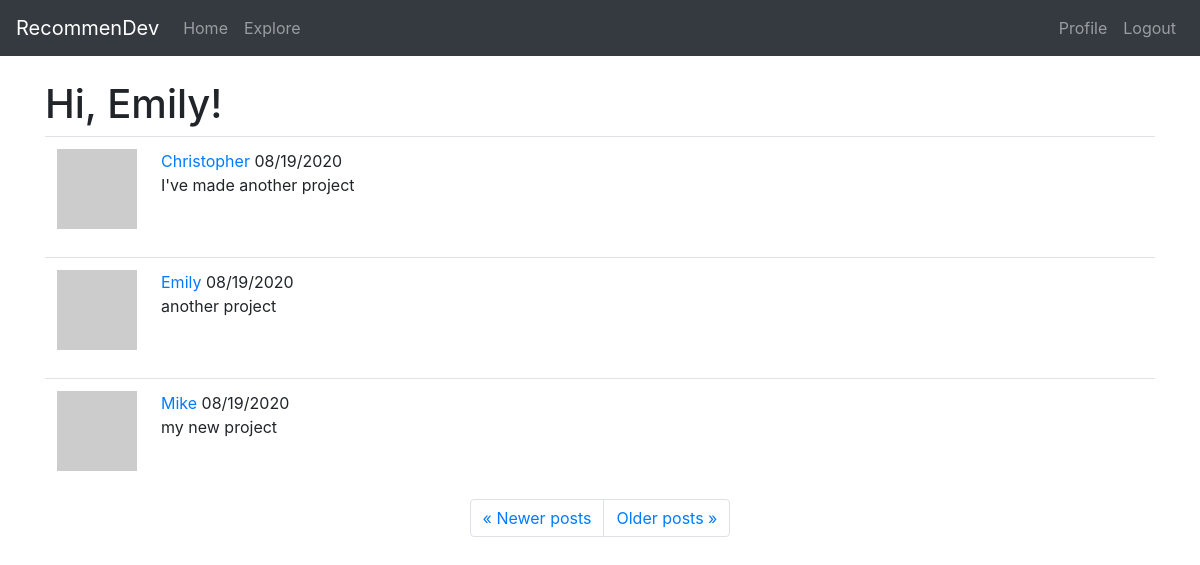
The app's page /explore?page=2 (signed in) with its own data.
### app/models.py (models this page shows, shortened)
class User(UserMixin, db.Model):
    id = db.Column(db.Integer, primary_key=True)
    username = db.Column(db.String(30), index=True, unique=True)
    email = db.Column(db.String(50), index=True, unique=True)
    password_hash = db.Column(db.String(128))
    projects = db.relationship('Project', backref='owner', lazy='dynamic')
    about_me = db.Column(db.String(140))
    last_seen = db.Column(db.DateTime, default=datetime.utcnow)
    followed = db.relationship(
        'User', secondary=followers,
        primaryjoin=(followers.c.follower_id == id),
        secondaryjoin=(followers.c.followed_id == id),
        backref=db.backref('followers', lazy='dynamic'), lazy='dynamic')
    def avatar(self, size):
        digest = md5(self.email.lower().encode('utf-8')).hexdigest()
        return 'https://www.gravatar.com/avatar/{}?d=retro&s={}'.format(digest, size)

class Project(db.Model):
    id = db.Column(db.Integer, primary_key=True)
    user_id = db.Column(db.Integer, db.ForeignKey('user.id'))
    title = db.Column(db.String(60))
    description = db.Column(db.String(150))
    timestamp = db.Column(db.DateTime, index=True, default=datetime.utcnow)
    language = db.Column(db.String(15))
    git_url = db.Column(db.String(50))

### app/routes.py (the view)
@app.route('/explore')
@login_required
def explore():
    page = request.args.get('page', 1, type=int)
    projects = Project.query.order_by(Project.timestamp.desc()).paginate(page, app.config['POSTS_PER_PAGE'], False)
    next_url = url_for('explore', page=projects.next_num) \
        if projects.has_next else None
    prev_url = url_for('explore', page=projects.prev_num) \
        if projects.has_prev else None
    return render_template('index.html', title='Explore', projects=projects.items, next_url=next_url, prev_url=prev_url)

### app/models.py (called while the page is built)
@login.user_loader
def load_user(id):
    return User.query.get(int(id))

### app/routes.py (called while the page is built)
@app.before_request
def before_request():
    if current_user.is_authenticated:
        current_user.last_seen = datetime.utcnow()
        db.session.commit()

### app/templates/index.html (shortened to what this page needs)
{% extends "base.html" %}
{% block content %}
    <h1>Hi, {{ current_user.username }}!</h1>
    {% for project in projects %}
        {% include '_project.html' %}
    {% endfor %}
    <nav aria-label="...">
        <ul class="pagination justify-content-center">
            <li class="page-item{% if not prev_url %} disabled{% endif %}">
                <a class="page-link" href="{{ prev_url or '#' }}">
                    <span aria-hidden="true">&laquo;</span> Newer posts
                </a>
            </li>
            <li class="page-item{% if not next_url %} disabled{% endif %}">
                <a class="page-link" href="{{ next_url or '#' }}">
                    Older posts <span aria-hidden="true">&raquo;</span>
                </a>
            </li>
        </ul>
    </nav>
{% endblock %}

### app/templates/_project.html
<table class="table table-hover">
    <tr>
        <td width="70px">
            <a href="{{ url_for('user', username=project.owner.username) }}">
                <img src="{{ project.owner.avatar(70) }}" />
            </a>
        </td>
        <td>
            <a href="{{ url_for('user', username=project.owner.username) }}">
                {{ project.owner.username }}
            </a>
            {{ moment(project.timestamp).format('L') }}
            <br>
            {{ project.title }}
        </td>
    </tr>
</table>

### records on screen
User: username "Emily"
Project: owner.username "Christopher", timestamp "08/19/2020", title "I've made another project"
Project: owner.username "Emily", timestamp "08/19/2020", title "another project"
Project: owner.username "Mike", timestamp "08/19/2020", title "my new project"
